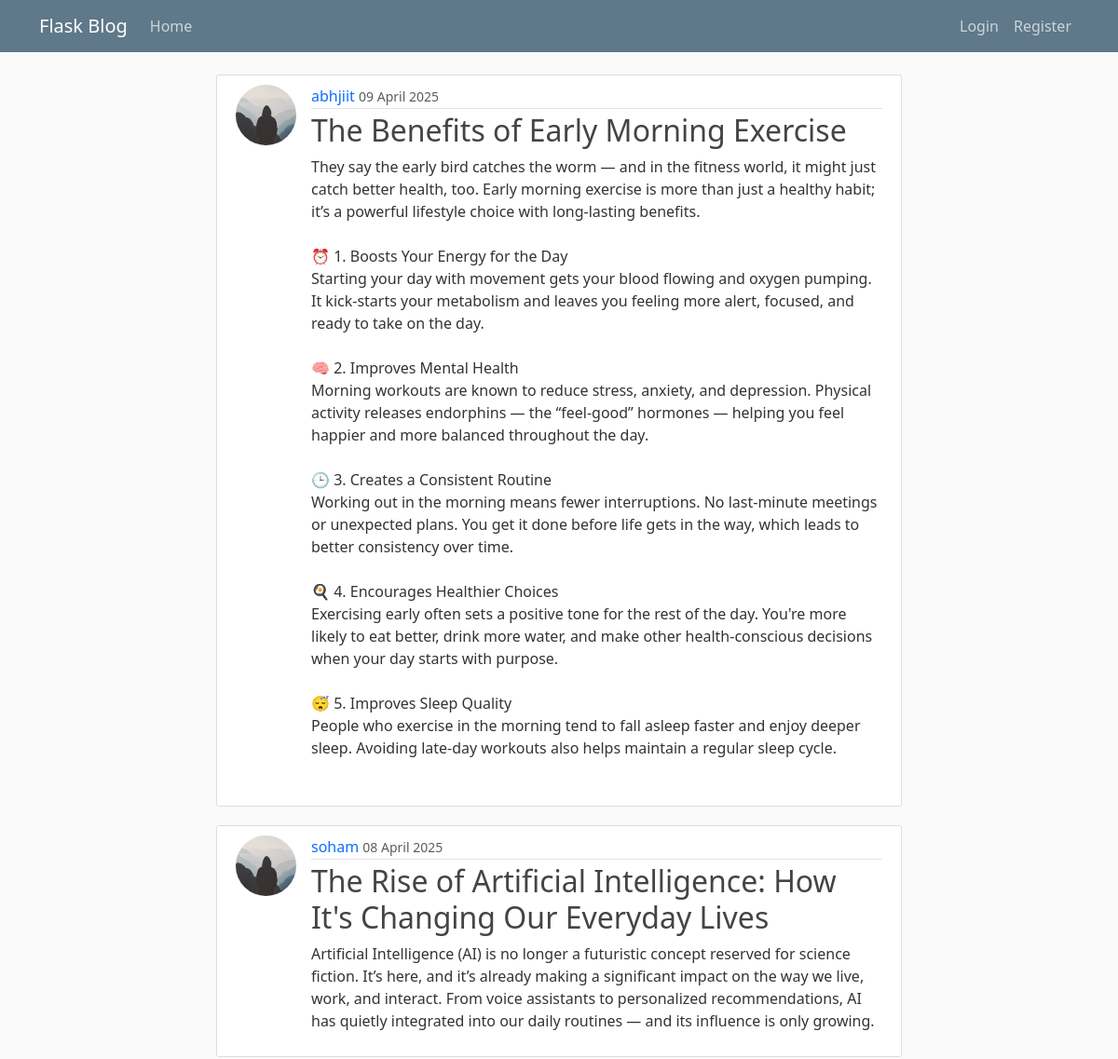
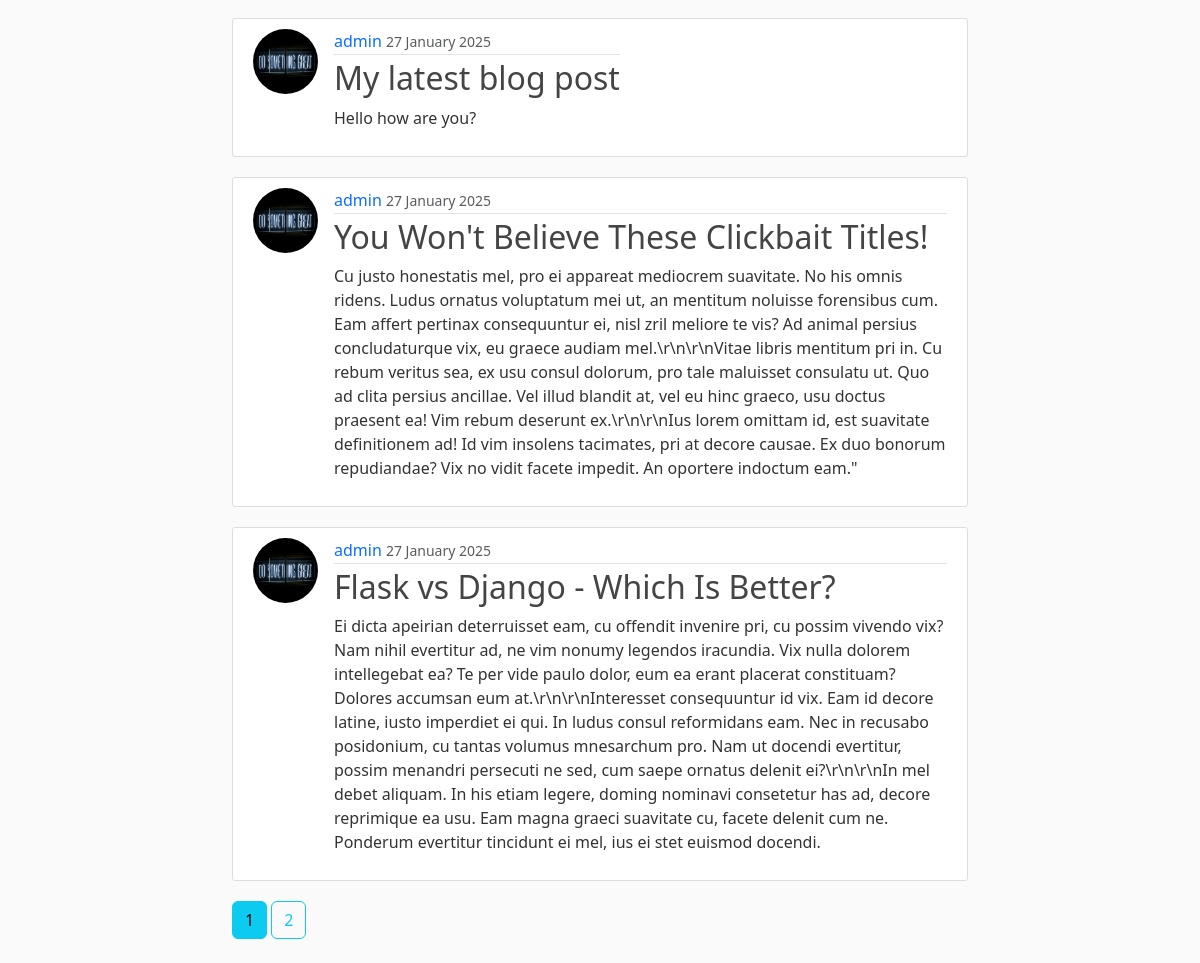
The page /home on the database its author committed (2 pictures, top to bottom).
### flaskblog/models.py (models this page shows, shortened)
class Post(db.Model):
    id = db.Column(db.Integer, primary_key=True)
    title = db.Column(db.String(100), nullable=False)
    date = db.Column(db.DateTime, nullable=False, default=datetime.utcnow)
    content = db.Column(db.Text, nullable=False)
    user_id = db.Column(db.Integer, db.ForeignKey('user.id'), nullable=False)
    likes = db.relationship('Like', backref='post', lazy=True)

class User(db.Model, UserMixin):
    id = db.Column(db.Integer, primary_key=True)
    username = db.Column(db.String(20), unique=True, nullable=False)
    email = db.Column(db.String(120), unique=True, nullable=False)
    image_file = db.Column(db.String(20), nullable=False, default="default.jpg")
    password = db.Column(db.String(60), nullable=False)
    posts = db.relationship("Post", backref="author", lazy=True)

### flaskblog/main/routes.py (the view)
@main.route("/")
@main.route("/home")
def home():
    page = request.args.get('page', 1, type=int)
    posts = Post.query.order_by(Post.date.desc()).paginate(page=page, per_page=5)
    return render_template("home.html", posts=posts)

### flaskblog/templates/home.html
{% extends "layout.html" %}
{% block content %}
    {% for post in posts.items %}
        <article class="media content-section">
            <div class="media d-flex">
                <img class="rounded-circle article-img" src="{{ url_for('static', filename='profile_pics/' + post.author.image_file) }}" alt="">
                <div class="media-body">
                <div class="article-metadata">
                    <a class="mr-2" href="{{url_for('users.user_posts', username=post.author.username)}}">{{ post.author.username }}</a>
                    <small class="text-muted">{{ post.date.strftime("%d %B %Y") }}</small>
                </div>
                <h2><a class="article-title" href="{{ url_for('posts.post', post_id=post.id) }}">{{ post.title }}</a></h2>
                <p class="article-content">{{ post.content }}</p>
                </div>
            </div>
        </article>
    {% endfor %}
    {% for page_num in posts.iter_pages(left_edge=1, right_edge=1, left_current=1, right_current=2) %}
        {% if page_num %}
            {% if posts.page == page_num %}
                <a class="btn btn-info mb-4" href="{{ url_for('main.home', page=page_num) }}"> {{ page_num }} </a>
            {% else %}
                <a class="btn btn-outline-info mb-4" href="{{ url_for('main.home', page=page_num) }}"> {{ page_num }} </a>
            {% endif %}
        {% else %}
            ...
        {% endif %}
    {% endfor %}
{% endblock content %}

### flaskblog/templates/layout.html (shortened to what this page needs)
<!DOCTYPE html>
<html lang="en">
    <head>
        <link
            href="https://cdn.jsdelivr.net/npm/bootstrap@5.3.3/dist/css/bootstrap.min.css"
            rel="stylesheet"
        />
        <link
            rel="stylesheet"
            href="{{url_for('static', filename='main.css')}}"
        />
    </head>
    <body>
        <header class="site-header">
            <nav class="navbar navbar-expand-md navbar-dark bg-steel fixed-top">
                <div class="container">
                    <a class="navbar-brand mr-4" href="/">Flask Blog</a>
                    <div class="collapse navbar-collapse" id="navbarToggle">
                        <div class="navbar-nav mr-auto">
                            <a
                                class="nav-item nav-link"
                                href="{{ url_for('main.home') }}"
                                >Home</a
                            >
                        </div>
                        <div class="navbar-nav ms-auto">
                            {% if current_user.is_authenticated %}
                            <a
                                class="nav-item nav-link"
                                href="{{ url_for('posts.new_post') }}"
                                >New Post</a
                            >
                            <a
                                class="nav-item nav-link"
                                href="{{ url_for('users.account') }}"
                                >Account</a
                            >
                            <a
                                class="nav-item nav-link"
                                href="{{ url_for('users.logout') }}"
                                >Logout</a
                            >
                            {% else %}
                            <a
                                class="nav-item nav-link"
                                href="{{ url_for('users.login') }}"
                                >Login</a
                            >
                            <a
                                class="nav-item nav-link"
                                href="{{ url_for('users.register') }}"
                                >Register</a
                            >
                            {% endif %}
                        </div>
                    </div>
                </div>
            </nav>
        </header>
        <main role="main" class="container">
            <div class="row justify-content-center">
                <div class="col-md-8">
                     {% block content %}{%
                    endblock content %}
                </div>
            </div>
        </main>
    </body>
</html>

### flaskblog/static/main.css (style rules this page uses)
body { background: #fafafa; color: #333333; margin-top: 5rem; }
h1, h2, h3, h4, h5, h6 { color: #444444; }
a { text-decoration: none; }
.bg-steel { background-color: #5f788a; }
.site-header .navbar-nav .nav-link { color: #cbd5db; }
.content-section { background: #ffffff; padding: 10px 20px; border: 1px solid #dddddd; border-radius: 3px; margin-bottom: 20px; }
.article-title { color: #444444; }
.article-content { white-space: pre-line; }
.article-img { height: 65px; width: 65px; margin-right: 16px; }
.article-metadata { padding-bottom: 1px; margin-bottom: 4px; border-bottom: 1px solid #e3e3e3 }

### rows shown on the page
Post: image_file (placeholder picture), author.username "abhjiit", date "09 April 2025", title "The Benefits of Early Morning Exercise", content "They say the early bird catches the worm — and in the fitness world, it might just catch better health, too. Early morning exercise is more than just a healthy habit; it’s a powerful lifestyle choice with long-lasting benefits. ⏰ 1. Boosts Your Energy for the Day Starting your day with movement gets your blood flowing and oxygen pumping. It kick-starts your metabolism and leaves you feeling more alert, focused, and ready to take on the day. 🧠 2. Improves Mental Health Morning workouts are known to reduce stress, anxiety, and depression. Physical activity releases endorphins — the “feel-good” hormones — helping you feel happier and more balanced throughout the day. 🕒 3. Creates a Consistent…"
Post: image_file (placeholder picture), author.username "soham", date "08 April 2025", title "The Rise of Artificial Intelligence: How It's Changing Our Everyday Lives", content "Artificial Intelligence (AI) is no longer a futuristic concept reserved for science fiction. It’s here, and it’s already making a significant impact on the way we live, work, and interact. From voice assistants to personalized recommendations, AI has quietly integrated into our daily routines — and its influence is only growing."
Post: image_file (picture), author.username "admin", date "27 January 2025", title "My latest blog post", content "Hello how are you?"
Post: image_file (picture), author.username "admin", date "27 January 2025", title "You Won't Believe These Clickbait Titles!", content "Cu justo honestatis mel, pro ei appareat mediocrem suavitate. No his omnis ridens. Ludus ornatus voluptatum mei ut, an mentitum noluisse forensibus cum. Eam affert pertinax consequuntur ei, nisl zril meliore te vis? Ad animal persius concludaturque vix, eu graece audiam mel.\\r\\n\\r\\nVitae libris mentitum pri in. Cu rebum veritus sea, ex usu consul dolorum, pro tale maluisset consulatu ut. Quo ad clita persius ancillae. Vel illud blandit at, vel eu hinc graeco, usu doctus praesent ea! Vim rebum deserunt ex.\\r\\n\\r\\nIus lorem omittam id, est suavitate definitionem ad! Id vim insolens tacimates, pri at decore causae. Ex duo bonorum repudiandae? Vix no vidit facete impedit. An oportere indoctum…"
Post: image_file (picture), author.username "admin", date "27 January 2025", title "Flask vs Django - Which Is Better?", content "Ei dicta apeirian deterruisset eam, cu offendit invenire pri, cu possim vivendo vix? Nam nihil evertitur ad, ne vim nonumy legendos iracundia. Vix nulla dolorem intellegebat ea? Te per vide paulo dolor, eum ea erant placerat constituam? Dolores accumsan eum at.\\r\\n\\r\\nInteresset consequuntur id vix. Eam id decore latine, iusto imperdiet ei qui. In ludus consul reformidans eam. Nec in recusabo posidonium, cu tantas volumus mnesarchum pro. Nam ut docendi evertitur, possim menandri persecuti ne sed, cum saepe ornatus delenit ei?\\r\\n\\r\\nIn mel debet aliquam. In his etiam legere, doming nominavi consetetur has ad, decore reprimique ea usu. Eam magna graeci suavitate cu, facete delenit cum ne.…"

### other values the page prints
{{ page_num }} "1"
{{ page_num }} "2"
